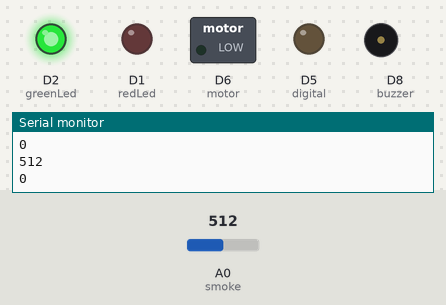
A sketch run on a simulated ESP8266 (NodeMCU). Shown: switched loads named in the sketch (green lamp = pin HIGH), output pins drawn as LEDs (lit = HIGH), buzzer (waves = sounding), the last lines printed to the serial monitor. The inputs (shaded band) are chosen by the test bench; at power-on: A0 (smoke) = 512. Pins used as bus, display or sensor lines are not drawn.

Above: at 1.2 s.
1.3 s: A0 (smoke) set to 587
2.8 s: A0 (smoke) set to 613
At 3.5 s:
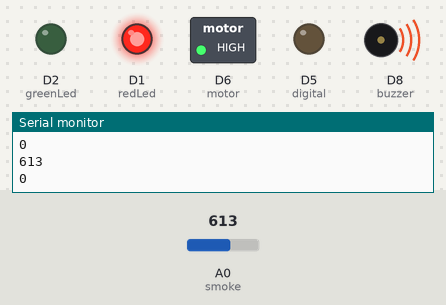
4.3 s: A0 (smoke) set to 590
At 4.7 s:
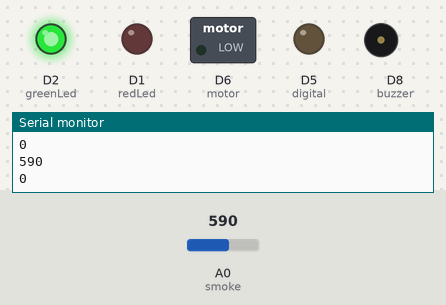
5.8 s: A0 (smoke) set to 610
At 7.2 s:
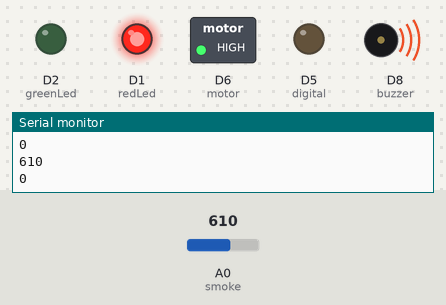
Timing chart, 0 to 8.3 s (numbered marks = the images above; inputs shaded):
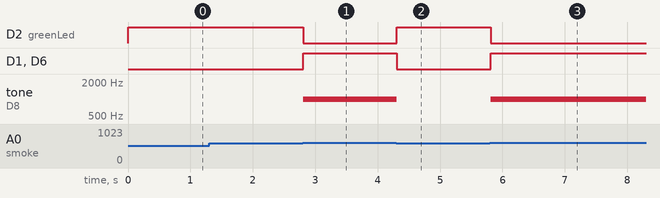

Measured:
- the behaviour switches between 599 and 600 on A0 (smoke) (found by bisection; images 0 and 1)
- after the input at 2.8 s, D2 (greenLed): HIGH → LOW at once; D1 (redLed), D6 (motor): LOW → HIGH at once; tone on D8 (buzzer): silent → 1000 Hz at once
- after the input at 4.3 s, D2 (greenLed): LOW → HIGH at once; D1 (redLed), D6 (motor): HIGH → LOW at once; tone on D8 (buzzer): 1000 Hz → silent at once
- after the input at 5.8 s, D2 (greenLed): HIGH → LOW at once; D1 (redLed), D6 (motor): LOW → HIGH at once; tone on D8 (buzzer): silent → 1000 Hz at once

The sketch:

Fire_Safety.ino
```cpp
int redLed = D1;
int greenLed = D2;
int buzzer = D8;
int smoke = A0;
int motor = D6;
int power = D3;
int digital = D5;
// Your threshold value for smoke
int sensorThres = 600;

void setup() {
  pinMode(redLed, OUTPUT);
  pinMode(greenLed, OUTPUT);
  pinMode(buzzer, OUTPUT);
  pinMode(motor, OUTPUT);
  pinMode(power, OUTPUT);
  pinMode(digital, OUTPUT);
  pinMode(smoke, INPUT);
  Serial.begin(115200);
}

void loop() {
  int Sensor = analogRead(smoke);
  int DSensor = digitalRead(digital);
  Serial.println(Sensor);
  Serial.println(DSensor);
  Serial.println();

  // Checks if it has reached the threshold value
  if (Sensor >= sensorThres || DSensor == 1)
  {
    digitalWrite(redLed, HIGH);
    digitalWrite(greenLed, LOW);
    digitalWrite(motor, HIGH);
    digitalWrite(power, HIGH);
    tone(buzzer, 1000, 200);
  }
  else
  {
    digitalWrite(redLed, LOW);
    digitalWrite(greenLed, HIGH);
    digitalWrite(motor, LOW);
    digitalWrite(power, LOW);
    noTone(buzzer);
  }
  delay(100);
}
```
